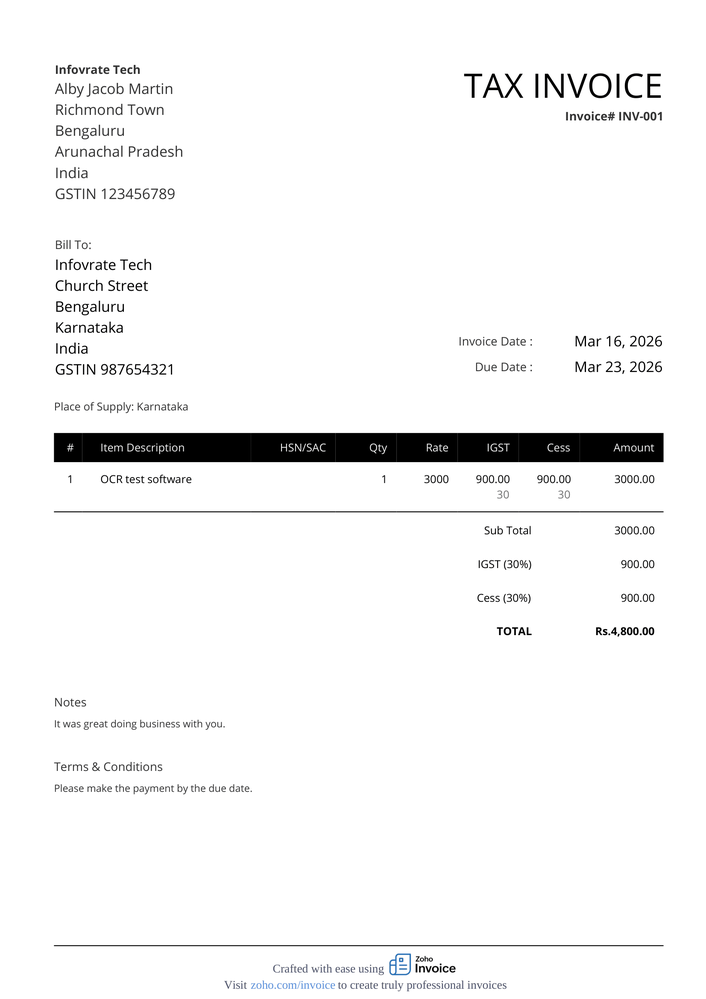
#> input picture sample_invoice.png, 706 x 999 px, shrunk from 1653 x 2339 before the run
$ python invoice_ocr.py
#> lines starting #> are read from the running program, lines starting #| are printed output that depends on the picture; after the words box and inside, x2 and y2 are one past the last pixel; in counts of white or black regions, pixels touching at a corner belong together
import cv2
import pytesseract
import re
import json
import numpy as np

pytesseract.pytesseract.tesseract_cmd = r'C:\Program Files\Tesseract-OCR\tesseract.exe' # make sure your tesseract path is correct


# ─────────────────────────────────────────
# STEP 1: Preprocessing
# ─────────────────────────────────────────
def preprocess_image(image_path: str) -> np.ndarray:
#> called with image_path = 'sample_invoice.png'
    img = cv2.imread(image_path)
#> img is the input picture: shape (999, 706, 3); mean B, G, R 245.2, 245.1, 245.1
    if img is None:
        raise FileNotFoundError(f"Image not found: {image_path}")
    gray = cv2.cvtColor(img, cv2.COLOR_BGR2GRAY)
    denoised = cv2.fastNlMeansDenoising(gray, h=30)
    thresh = cv2.adaptiveThreshold(
        denoised, 255,
        cv2.ADAPTIVE_THRESH_GAUSSIAN_C,
        cv2.THRESH_BINARY,
        blockSize=11, C=2
    )
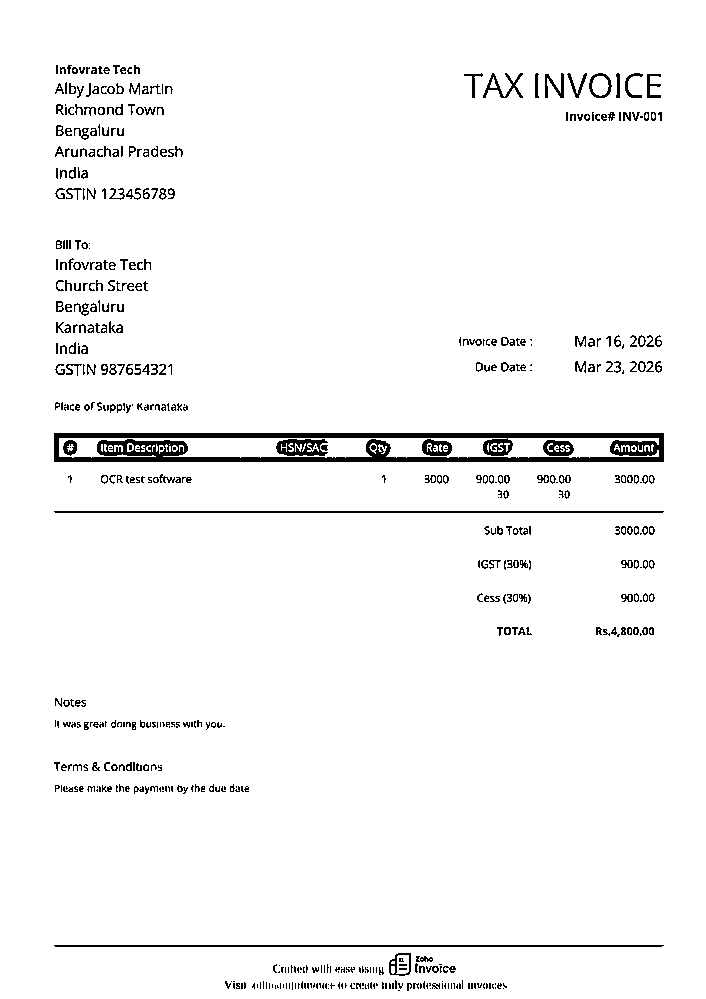
#> thresh: shape (999, 706); 96.4% white; 576 black regions (267 under 20 px), largest, box (x1, y1, x2, y2) and area: (54, 433, 664, 462) 8344, (54, 511, 664, 513) 1218, (54, 945, 664, 947) 1217
    return thresh


# ─────────────────────────────────────────
# STEP 2: OCR
# ─────────────────────────────────────────
def extract_text(processed_img: np.ndarray) -> str:
    config = r'--oem 1 --psm 6'
#> (the run stopped early here; a loop or call above may not have finished)
